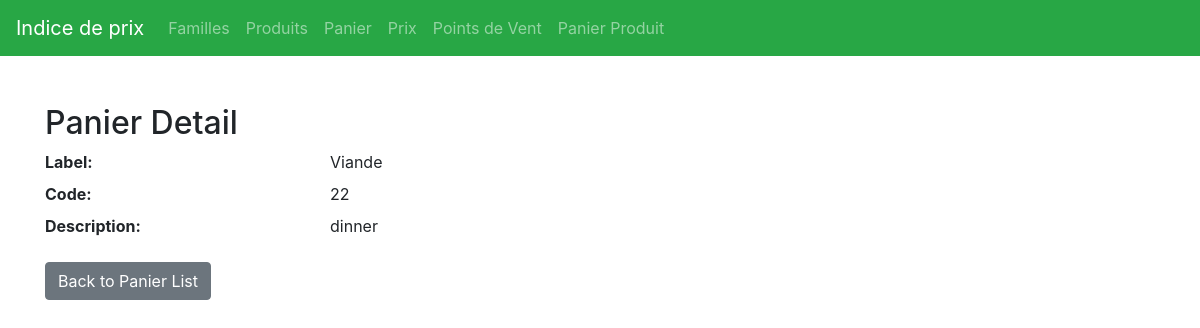
The page /panier/1/ on the database its author committed.
### app_22240/models.py (models this page shows)
class Panier(models.Model):
    id = models.AutoField(primary_key=True)
    label = models.CharField(max_length=255)
    code = models.CharField(max_length=255,default=0)
    description = models.TextField()

### app_22240/views.py (the view)
# urls.py: path('panier/<int:pk>/', views.PanierDetail.as_view(), name='panier_detail'),
class PanierDetail(DetailView):
    model = Panier

### app_22240/templates/app_22240/panier_detail.html
{% extends 'base.html' %}
{% block content %}
<div class="container mt-5">
    <h2>Panier Detail</h2>
    <dl class="row">
        <dt class="col-sm-3">Label:</dt>
        <dd class="col-sm-9">{{ panier.label }}</dd>
        <dt class="col-sm-3">Code:</dt>
        <dd class="col-sm-9">{{ panier.code }}</dd>
        <dt class="col-sm-3">Description:</dt>
        <dd class="col-sm-9">{{ panier.description }}</dd>
    </dl>
    <a href="{% url 'panier_list' %}" class="btn btn-secondary">Back to Panier List</a>
</div>
{% endblock %}

### rows shown on the page
Panier: label "Viande", code "22", description "dinner"
